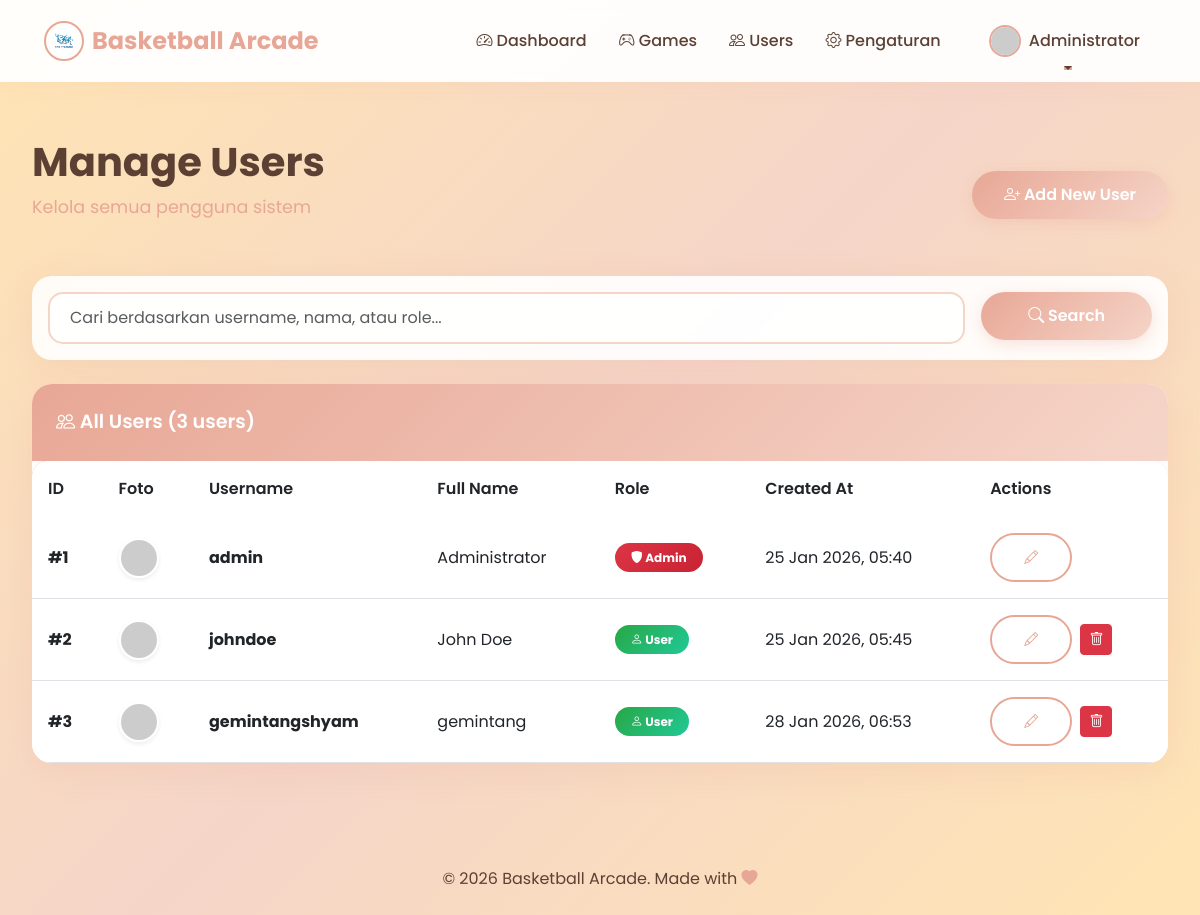
Before: /admin/users.php (signed in) with the older database file.
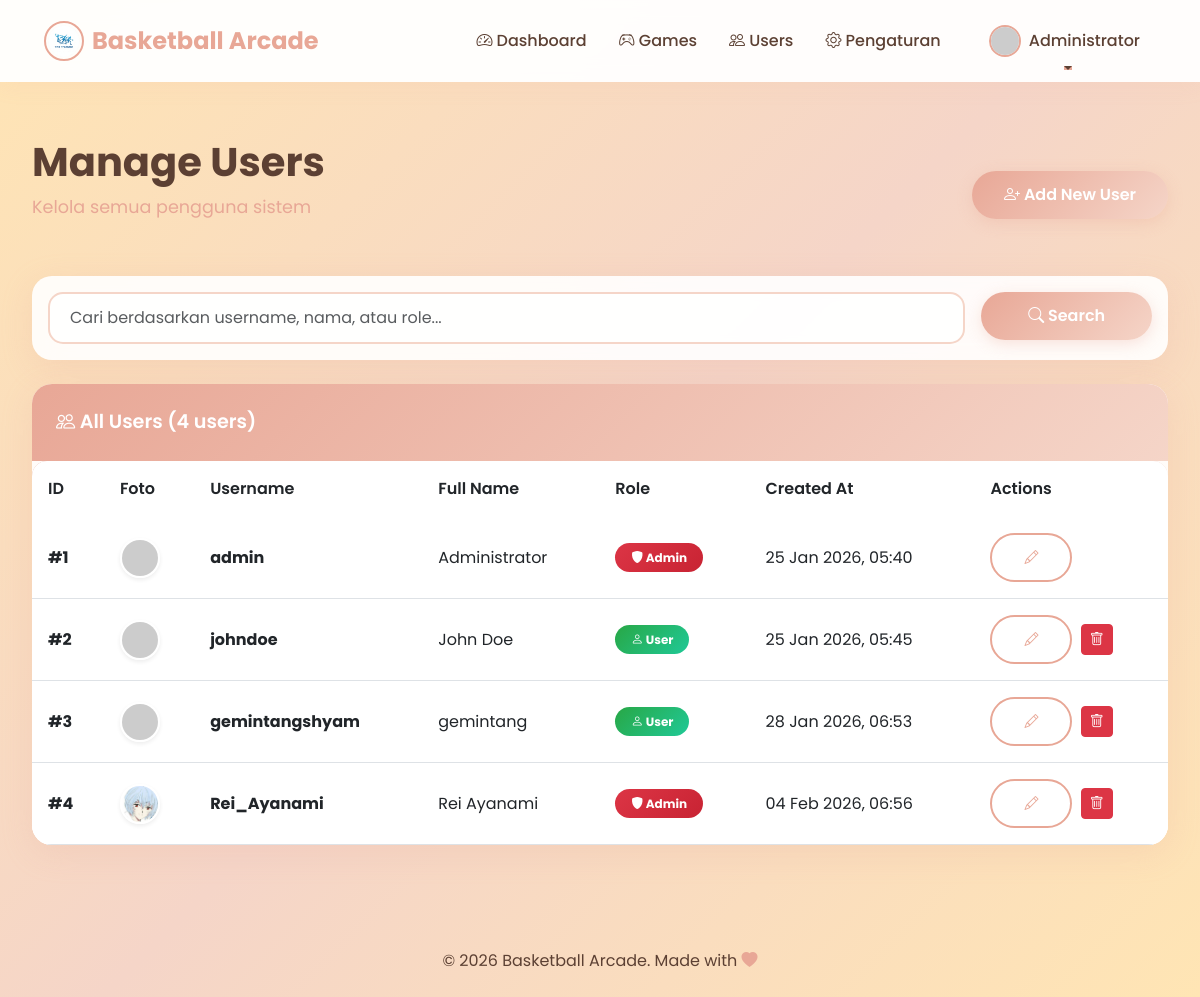
After: the same page with the newer database file.
### tables this page shows
CREATE TABLE `users` (
  `id` int NOT NULL,
  `username` varchar(50) NOT NULL,
  `password` varchar(255) NOT NULL,
  `full_name` varchar(100) NOT NULL,
  `role` enum('admin','user') DEFAULT 'user',
  `created_at` timestamp NOT NULL DEFAULT CURRENT_TIMESTAMP,
  `foto_profil` varchar(255) DEFAULT NULL
);

### admin/users.php (the view, shortened to what the changed rows need)
<?php
require_once '../config/koneksi.php';
$page = isset($_GET['page']) ? (int)$_GET['page'] : 1;
$limit = 10;
$offset = ($page - 1) * $limit;
$where_clause = '';
$params = [];
$types = '';
$query = "SELECT COUNT(*) as total FROM users $where_clause";
$stmt = $conn->prepare($query);
$stmt->execute();
$result = $stmt->get_result();
$total_records = $result->fetch_assoc()['total'];
$query = "SELECT * FROM users $where_clause ORDER BY id ASC LIMIT ? OFFSET ?";
$stmt = $conn->prepare($query);
$params[] = $limit;
$params[] = $offset;
$types .= 'ii';
$stmt->bind_param($types, ...$params);
$stmt->execute();
$result = $stmt->get_result();
$users = $result->fetch_all(MYSQLI_ASSOC);
include '../includes/header.php';
include '../includes/navbar.php';
?>
<div class="container-custom mt-4">
    <div class="mb-4 d-flex justify-content-between align-items-center flex-wrap">
        <div>
            <h1 class="page-title">Manage Users</h1>
        </div>
    </div>
    <div class="card card-custom">
        <div class="card-header-custom">
            <i class="bi bi-people"></i> All Users (<?php echo $total_records; ?> users)
        </div>
        <div class="card-body p-0">
            <div class="table-responsive">
                <table class="table table-custom mb-0">
                    <thead>
                        <tr>
                            <th>ID</th>
                            <th>Foto</th>
                            <th>Username</th>
                            <th>Full Name</th>
                            <th>Role</th>
                            <th>Created At</th>
                            <th>Actions</th>
                        </tr>
                    </thead>
                    <tbody>
                        <?php if(count($users) > 0): ?>
                            <?php foreach($users as $user): ?>
                            <tr>
                                <td><strong>#<?php echo $user['id']; ?></strong></td>
                                <td>
                                    <?php
                                    $foto = !empty($user['foto_profil']) ? '../assets/foto_profil/' . $user['foto_profil'] : 'https://ui-avatars.com/api/?name=' . urlencode($user['full_name']) . '&background=E8A796&color=fff';
                                    ?>
                                    <img src="<?php echo $foto; ?>" alt="Foto" class="rounded-circle shadow-sm" style="width: 40px; height: 40px; object-fit: cover; border: 2px solid white;">
                                </td>
                                <td>
                                    <strong><?php echo htmlspecialchars($user['username']); ?></strong>
                                </td>
                                <td><?php echo htmlspecialchars($user['full_name']); ?></td>
                                <td>
                                    <?php if($user['role'] == 'admin'): ?>
                                        <span class="badge" style="background: linear-gradient(135deg, #dc3545, #c82333); color: white; padding: 0.5rem 1rem; border-radius: 50px;">
                                            <i class="bi bi-shield-fill"></i> Admin
                                        </span>
                                    <?php else: ?>
                                        <span class="badge" style="background: linear-gradient(135deg, #28a745, #20c997); color: white; padding: 0.5rem 1rem; border-radius: 50px;">
                                            <i class="bi bi-person"></i> User
                                        </span>
                                    <?php endif; ?>
                                </td>
                                <td><?php echo date('d M Y, H:i', strtotime($user['created_at'])); ?></td>
                                <td>
                                    <button class="btn btn-sm btn-outline-peach me-1 btn-edit-user"
                                            data-user='<?php echo htmlspecialchars(json_encode($user), ENT_QUOTES, 'UTF-8'); ?>'>
                                        <i class="bi bi-pencil"></i>
                                    </button>
                                    <?php if($user['id'] != $_SESSION['user_id']): ?>
                                    <button class="btn btn-sm btn-danger"
                                            onclick="deleteUser(<?php echo $user['id']; ?>, '<?php echo htmlspecialchars($user['username']); ?>')">
                                        <i class="bi bi-trash"></i>
                                    </button>
                                    <?php endif; ?>
                                </td>
                            </tr>
                            <?php endforeach; ?>
                        <?php endif; ?>
                    </tbody>
                </table>
            </div>
        </div>
    </div>
</div>
<?php include '../includes/footer.php'; ?>

### includes/navbar.php (shortened to what the changed rows need)
<?php
$current_dir = basename(dirname($_SERVER['PHP_SELF']));
$base_path = ($current_dir == 'admin' || $current_dir == 'user' || $current_dir == 'profil') ? '../' : '';
$user_id_nav = $_SESSION['user_id'];
$query_nav = "SELECT foto_profil, full_name FROM users WHERE id = ?";
$stmt_nav = $conn->prepare($query_nav);
$stmt_nav->bind_param("i", $user_id_nav);
$stmt_nav->execute();
$res_nav = $stmt_nav->get_result()->fetch_assoc();
$nav_photo = !empty($res_nav['foto_profil']) ? $base_path . 'assets/foto_profil/' . $res_nav['foto_profil'] : 'https://ui-avatars.com/api/?name=' . urlencode($res_nav['full_name']) . '&background=E8A796&color=fff';
?>
<nav class="navbar navbar-expand-lg navbar-custom sticky-top">
    <div class="container-fluid">
        <div class="collapse navbar-collapse" id="navbarNav">
            <ul class="navbar-nav ms-auto align-items-center">
                <li class="nav-item dropdown ms-lg-3">
                    <a class="nav-link dropdown-toggle d-flex align-items-center gap-2" href="#" role="button" data-bs-toggle="dropdown">
                        <img src="<?php echo $nav_photo; ?>" alt="Avatar" class="rounded-circle" style="width: 32px; height: 32px; object-fit: cover; border: 2px solid var(--primary-peach);">
                        <span><?php echo explode(' ', $res_nav['full_name'])[0]; ?></span>
                    </a>
                </li>
            </ul>
        </div>
    </div>
</nav>

Changed rows visible on the page:
added users: id "4", foto_profil (picture), username "Rei_Ayanami", full_name "Rei Ayanami", role "admin" (drawn), created_at "04 Feb 2026, 06:56"
Other visible differences:
$total_records: "3" → "4"
